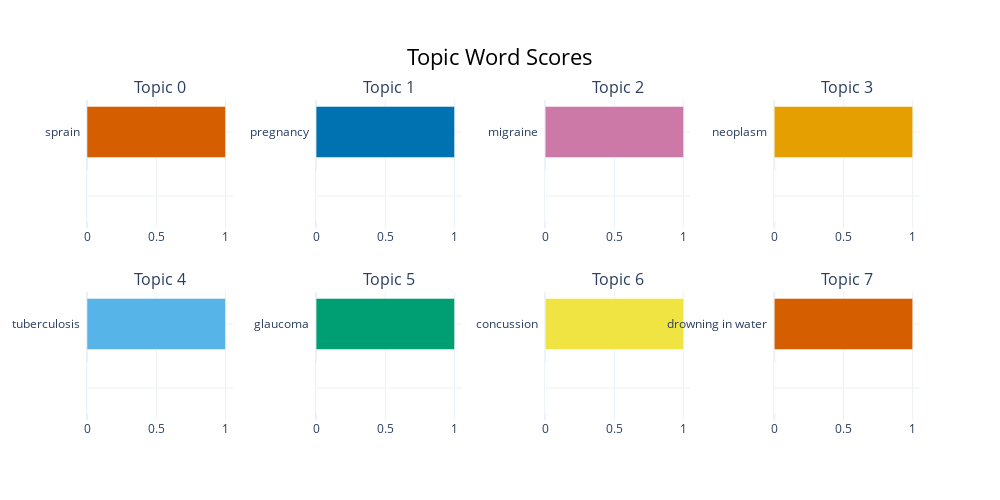

Write notebook code for a chart like this one.
### Code cell
topic_model.visualize_barchart()

### Figure 1 — Plotly figure (JSON) as saved in the notebook; plotly's stock layout.template omitted (floating-point values rounded to 4 significant figures)
{"data": [{"marker": {"color": "#D55E00"}, "orientation": "h", "type": "bar", "x": [0, 0, 0, 0, 1], "xaxis": "x", "y": ["  ", "  ", "  ", "  ", "sprain  "], "yaxis": "y"}, {"marker": {"color": "#0072B2"}, "orientation": "h", "type": "bar", "x": [0, 0, 0, 0, 1], "xaxis": "x2", "y": ["  ", "  ", "  ", "  ", "pregnancy  "], "yaxis": "y2"}, {"marker": {"color": "#CC79A7"}, "orientation": "h", "type": "bar", "x": [0, 0, 0, 0, 1], "xaxis": "x3", "y": ["  ", "  ", "  ", "  ", "migraine  "], "yaxis": "y3"}, {"marker": {"color": "#E69F00"}, "orientation": "h", "type": "bar", "x": [0, 0, 0, 0, 1], "xaxis": "x4", "y": ["  ", "  ", "  ", "  ", "neoplasm  "], "yaxis": "y4"}, {"marker": {"color": "#56B4E9"}, "orientation": "h", "type": "bar", "x": [0, 0, 0, 0, 1], "xaxis": "x5", "y": ["  ", "  ", "  ", "  ", "tuberculosis  "], "yaxis": "y5"}, {"marker": {"color": "#009E73"}, "orientation": "h", "type": "bar", "x": [0, 0, 0, 0, 1], "xaxis": "x6", "y": ["  ", "  ", "  ", "  ", "glaucoma  "], "yaxis": "y6"}, {"marker": {"color": "#F0E442"}, "orientation": "h", "type": "bar", "x": [0, 0, 0, 0, 1], "xaxis": "x7", "y": ["  ", "  ", "  ", "  ", "concussion  "], "yaxis": "y7"}, {"marker": {"color": "#D55E00"}, "orientation": "h", "type": "bar", "x": [0, 0, 0, 0, 1], "xaxis": "x8", "y": ["  ", "  ", "  ", "  ", "drowning in water  "], "yaxis": "y8"}], "layout": {"annotations": [{"font": {"size": 16}, "showarrow": false, "text": "Topic 0", "x": 0.0875, "xanchor": "center", "xref": "paper", "y": 1, "yanchor": "bottom", "yref": "paper"}, {"font": {"size": 16}, "showarrow": false, "text": "Topic 1", "x": 0.3625, "xanchor": "center", "xref": "paper", "y": 1, "yanchor": "bottom", "yref": "paper"}, {"font": {"size": 16}, "showarrow": false, "text": "Topic 2", "x": 0.6375, "xanchor": "center", "xref": "paper", "y": 1, "yanchor": "bottom", "yref": "paper"}, {"font": {"size": 16}, "showarrow": false, "text": "Topic 3", "x": 0.9125, "xanchor": "center", "xref": "paper", "y": 1, "yanchor": "bottom", "yref": "paper"}, {"font": {"size": 16}, "showarrow": false, "text": "Topic 4", "x": 0.0875, "xanchor": "center", "xref": "paper", "y": 0.4, "yanchor": "bottom", "yref": "paper"}, {"font": {"size": 16}, "showarrow": false, "text": "Topic 5", "x": 0.3625, "xanchor": "center", "xref": "paper", "y": 0.4, "yanchor": "bottom", "yref": "paper"}, {"font": {"size": 16}, "showarrow": false, "text": "Topic 6", "x": 0.6375, "xanchor": "center", "xref": "paper", "y": 0.4, "yanchor": "bottom", "yref": "paper"}, {"font": {"size": 16}, "showarrow": false, "text": "Topic 7", "x": 0.9125, "xanchor": "center", "xref": "paper", "y": 0.4, "yanchor": "bottom", "yref": "paper"}], "height": 500, "hoverlabel": {"bgcolor": "white", "font": {"family": "Rockwell", "size": 16}}, "showlegend": false, "title": {"font": {"color": "Black", "size": 22}, "text": "Topic Word Scores", "x": 0.5, "xanchor": "center", "yanchor": "top"}, "width": 1000, "xaxis": {"anchor": "y", "domain": [0, 0.175], "showgrid": true}, "xaxis2": {"anchor": "y2", "domain": [0.275, 0.45], "showgrid": true}, "xaxis3": {"anchor": "y3", "domain": [0.55, 0.725], "showgrid": true}, "xaxis4": {"anchor": "y4", "domain": [0.825, 1], "showgrid": true}, "xaxis5": {"anchor": "y5", "domain": [0, 0.175], "showgrid": true}, "xaxis6": {"anchor": "y6", "domain": [0.275, 0.45], "showgrid": true}, "xaxis7": {"anchor": "y7", "domain": [0.55, 0.725], "showgrid": true}, "xaxis8": {"anchor": "y8", "domain": [0.825, 1], "showgrid": true}, "yaxis": {"anchor": "x", "domain": [0.6, 1], "showgrid": true}, "yaxis2": {"anchor": "x2", "domain": [0.6, 1], "showgrid": true}, "yaxis3": {"anchor": "x3", "domain": [0.6, 1], "showgrid": true}, "yaxis4": {"anchor": "x4", "domain": [0.6, 1], "showgrid": true}, "yaxis5": {"anchor": "x5", "domain": [0, 0.4], "showgrid": true}, "yaxis6": {"anchor": "x6", "domain": [0, 0.4], "showgrid": true}, "yaxis7": {"anchor": "x7", "domain": [0, 0.4], "showgrid": true}, "yaxis8": {"anchor": "x8", "domain": [0, 0.4], "showgrid": true}}}
